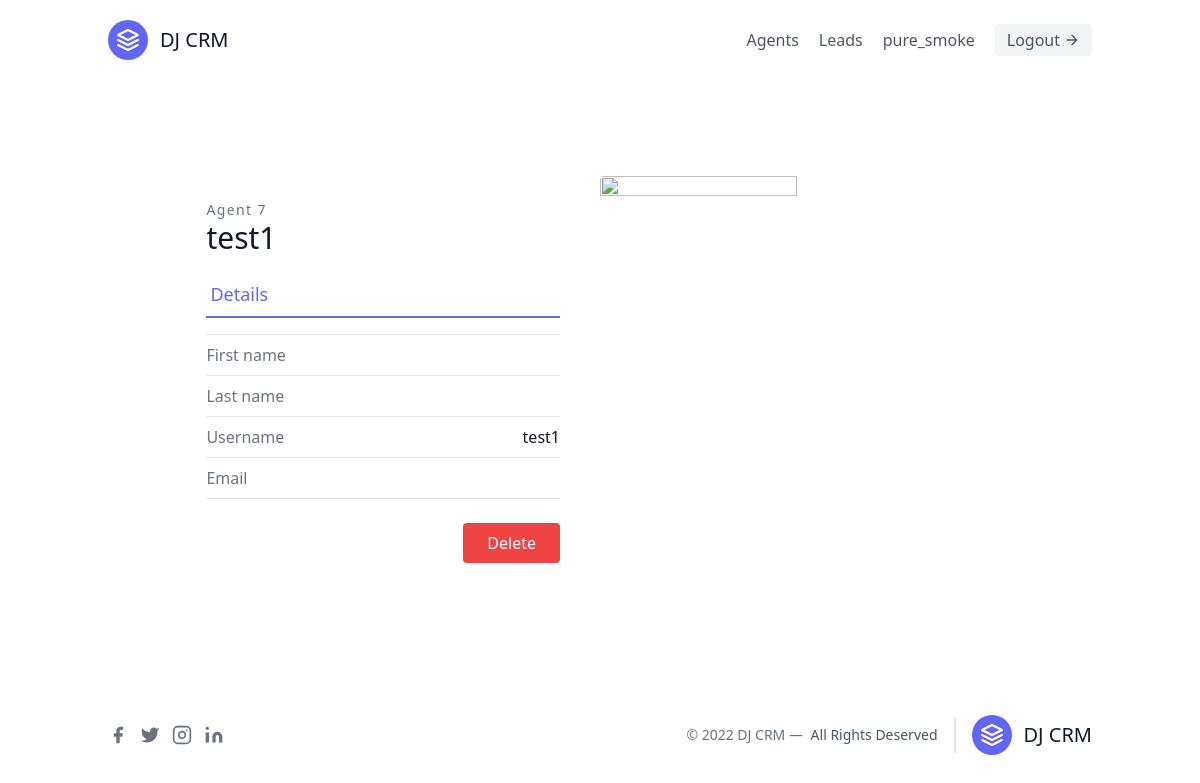
Page /agents/7/ (signed in) on the committed database.
### leads/models.py (models this page shows, shortened)
class User(AbstractUser):
    CHIOCES = (
        ('A', 'Agent'),
        ('O', 'Organiser')
    )
    user_type = models.CharField('User type',max_length=1, choices=CHIOCES)

class Agent(models.Model):
    user = models.OneToOneField(User, on_delete=models.CASCADE)
    organisation = models.ForeignKey(UserProfile, on_delete=models.CASCADE)

### agents/views.py (the view)
# urls.py: path('<int:pk>/', AgentDetailView.as_view(), name="detail"),
class AgentDetailView(CustomLoginRequiredMixin, generic.DetailView):
    template_name = "agents/agent_detail.html"
    context_object_name = "agent"
    def get_queryset(self):
        organisation = self.request.user.userprofile
        return Agent.objects.filter(organisation=organisation)

### agents/mixins.py (called while the page is built)
    def dispatch(self, request, *args, **kwargs):
        if not request.user.is_authenticated:
            return self.handle_no_permission()
        if request.user.user_type != 'O':
            return redirect(reverse('leads:index'))
        return super().dispatch(request, *args, **kwargs)

### agents/templates/agents/agent_detail.html (shortened to what this page needs)
{% extends 'main.html' %}
{% block content %}
<section class="text-gray-600 body-font overflow-hidden">
  <div class="container px-5 py-24 mx-auto">
    <div class="lg:w-4/5 flex-row-reverse mx-auto lg:flex-row flex flex-wrap justify-between">
      <div class="lg:w-1/2 w-full lg:pr-10 lg:py-6 mb-6 lg:mb-0">
        <h2 class="text-sm title-font text-gray-500 tracking-widest">
          Agent {{agent.id}}
        </h2>
        <h1 class="text-gray-900 text-3xl title-font font-medium mb-4">
          {{agent.user.username}}
        </h1>
        <div class="flex mb-4">
          <a
          href="{% url 'agents:detail' agent.id %}"
            class="flex-grow text-indigo-500 border-b-2 border-indigo-500 py-2 text-lg px-1"
            >Details</a
          >
        </div>
        <div class="flex border-t border-gray-200 py-2">
          <span class="text-gray-500">First name</span>
        </div>
        <div class="flex border-t border-gray-200 py-2">
          <span class="text-gray-500">Last name</span>
        </div>
        <div class="flex border-t border-gray-200 py-2">
          <span class="text-gray-500">Username</span>
          <span class="ml-auto text-gray-900">{{agent.user.username}}</span>
        </div>
        <div class="flex border-t border-b mb-6 border-gray-200 py-2">
          <span class="text-gray-500">Email</span>
        </div>
        <div class="flex justify-end">
          <button
            class="flex ml-auto text-white bg-red-500 border-0 py-2 px-6 focus:outline-none hover:bg-red-600 rounded"
          >
            <a href="{% url 'agents:delete' agent.id %}">Delete</a>
          </button>
        </div>
      </div>
      <img
        alt=""
        class="lg:w-1/2 w-full  h-full object-cover object-center rounded"
        src=""
      />
    </div>
  </div>
</section>
{% endblock content %}

### templates/navbar.html (shortened to what this page needs)
<header class="text-gray-600 body-font">
    <div class="container mx-auto flex flex-wrap p-5 flex-col md:flex-row items-center">
      <a href="/" class="flex title-font font-medium items-center text-gray-900 mb-4 md:mb-0">
        <svg xmlns="http://www.w3.org/2000/svg" fill="none" stroke="currentColor" stroke-linecap="round" stroke-linejoin="round" stroke-width="2" class="w-10 h-10 text-white p-2 bg-indigo-500 rounded-full" viewBox="0 0 24 24">
          <path d="M12 2L2 7l10 5 10-5-10-5zM2 17l10 5 10-5M2 12l10 5 10-5"></path>
        </svg>
        <span class="ml-3 text-xl">DJ CRM</span>
      </a>
      <nav class="md:ml-auto flex flex-wrap items-center text-base justify-center">
       {% if request.user.user_type == 'O' %}
       <a href="{% url 'agents:index' %}" class="mr-5 hover:text-gray-900">Agents</a>
       {% endif %}
        <a href="{% url 'leads:index' %}" class="mr-5 hover:text-gray-900">Leads</a>
        {% if request.user.is_authenticated %}
          <a href="" class="mr-5 hover:text-gray-900">{{request.user.username}}</a>
        {% else %}
        <a href="{% url 'leads:register' %}" class="mr-5 hover:text-gray-900">Register</a>
        {% endif %}
      </nav>
      {% if request.user.is_authenticated %}
        <button class="flex items-center bg-gray-100 border-0 py-1 px-3 focus:outline-none hover:bg-gray-200 rounded text-base mt-4 md:mt-0">
        <a href="{% url 'leads:logout' %}">Logout
        </a>
        <svg fill="none" stroke="currentColor" stroke-linecap="round" stroke-linejoin="round" stroke-width="2" class="w-4 h-4 ml-1" viewBox="0 0 24 24">
          <path d="M5 12h14M12 5l7 7-7 7"></path>
        </svg>
      </button>
        {% endif %}
    </div>
  </header>

### rows in the picture
User: user.username "pure_smoke"
Agent: id "7", user.username "test1"
